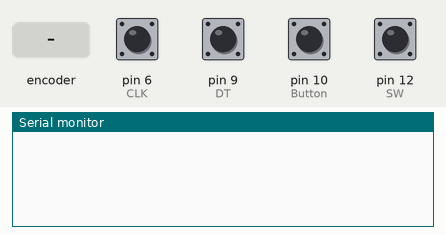
A sketch run on a simulated Arduino Leonardo, built with avr-gcc and run on an emulated ATmega32U4. On the bench: the last lines printed to the serial monitor. Inputs (shaded band) come from the test bench; at power-on: pin 6 (CLK), pin 9 (DT), pin 12 (SW) HIGH, pin 10 (Button) LOW.

Above: at 1.2 s.
1.3 s: rotary encoder on pin 6 (CLK) / pin 9 (DT) turned 1 step (first pin leading)
At 1.7 s:
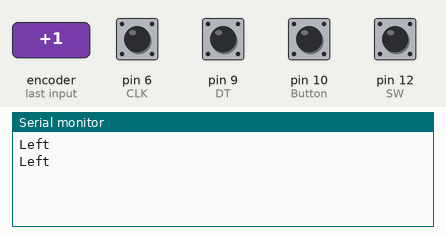
3.0 s: rotary encoder on pin 6 (CLK) / pin 9 (DT) turned 2 steps (second pin leading)
At 4.0 s:
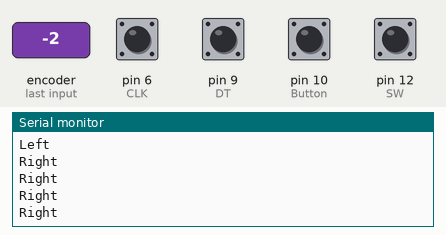

The sketch:

blink1.ino
```cpp
#include <Adafruit_NeoPixel.h>
#include <Keyboard.h>

#define CLK 6
#define DT 9
#define SW 12
#define Button 10

int counter = 0;
int state;
int Laststate;
bool isPressing;

void setup() {
  pinMode(CLK,INPUT);
  pinMode(DT,INPUT);
  pinMode(SW,INPUT);
  pinMode(Button, INPUT);
  Serial.begin(9600);
  isPressing = false;

  Laststate = digitalRead(CLK);
}

void loop() {
  state = digitalRead(CLK);
  if(state != Laststate)
  {
    if(digitalRead(DT) != state)
    {
      counter++;
      Serial.println("Left");
      Keyboard.write('A');
      }
      else
      {
        counter--;
        Serial.println("Right");
        Keyboard.write('D');
        }

         //Serial.println(counter);
  }
  if(digitalRead(Button)){
    if(isPressing == false){
      isPressing = true;
      Keyboard.write('W');
    }
    else {

    }
  } else if (isPressing){//if this is reached, it means the button is no longer held but was being held before
    Keyboard.write('S');
    isPressing = false;
  }

  if(digitalRead(SW) != 1)
  {
    //counter=0;
    //Serial.println(counter);
    //Serial.println("Stationary");
    }

    Laststate= state;

   }
```

Measured:
- after the input at 1.3 s, the serial monitor: prints a new line at once (image 1)
- after the input at 3.0 s, the serial monitor: prints a new line at once (image 2)
